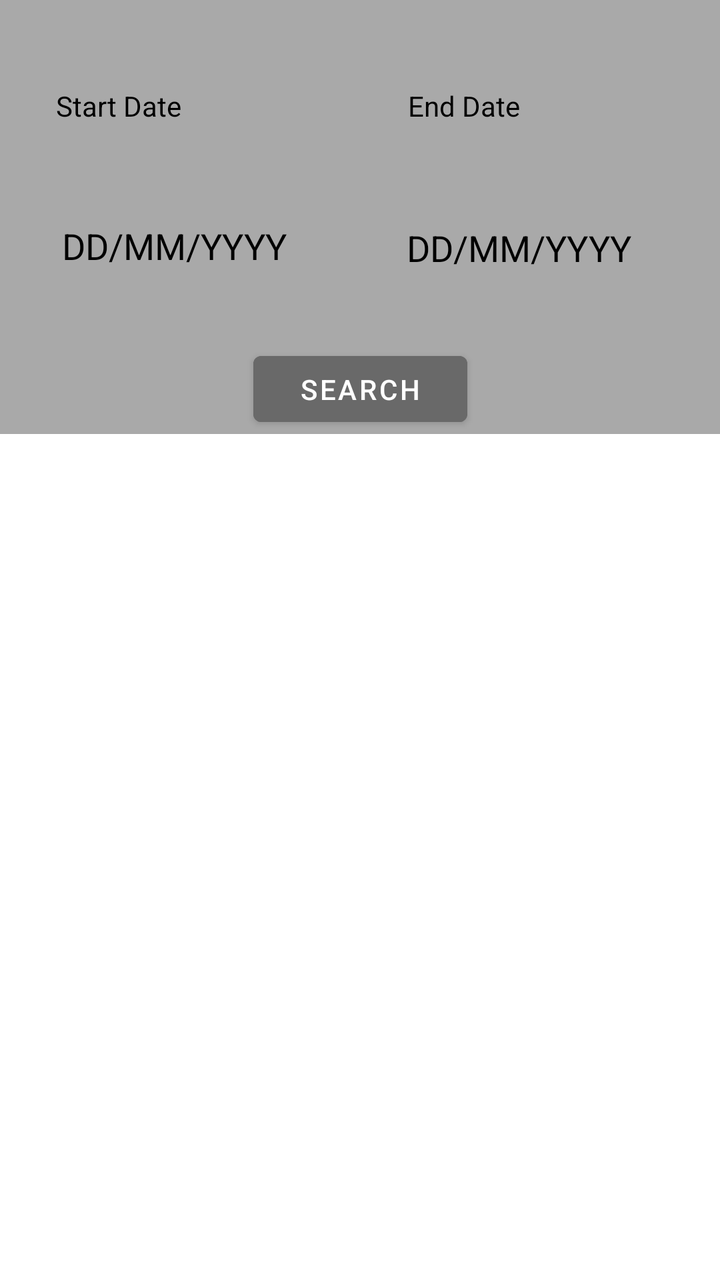
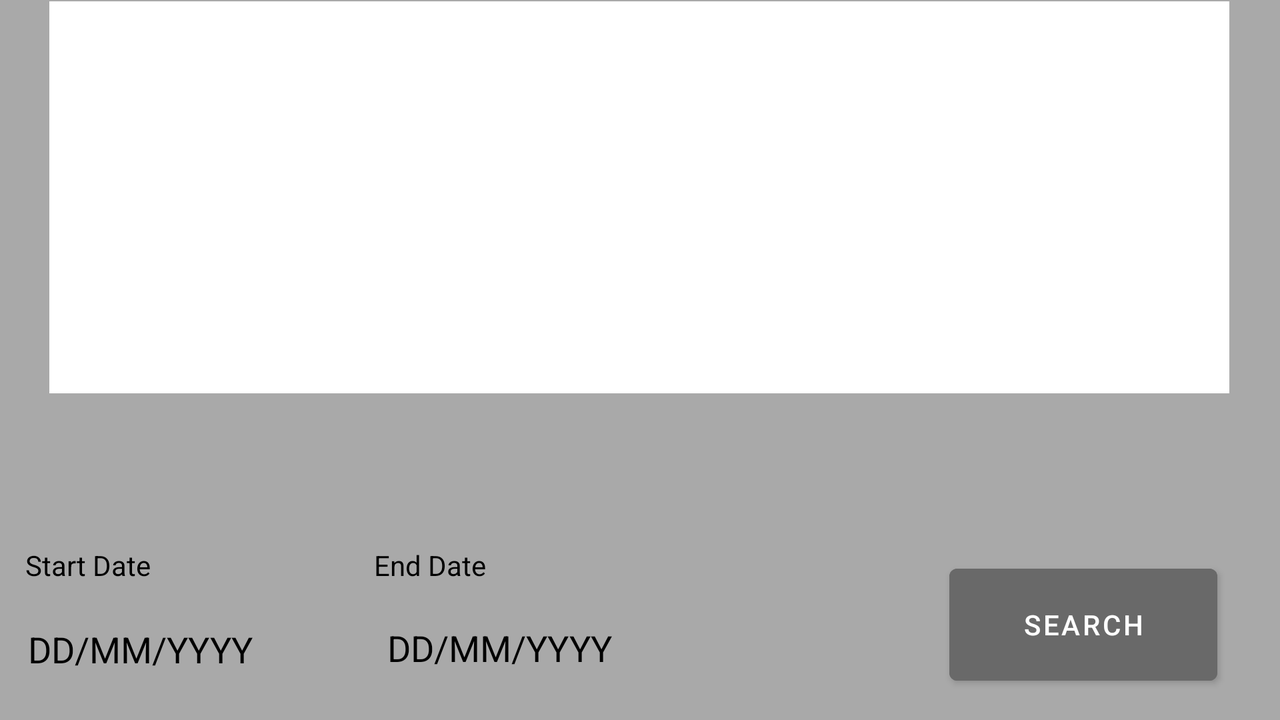

An Android layout and its configuration variant, each rendered on a device that would load it. The default file and the variant file are quoted in full after the pictures.
<!-- AndroidManifest.xml: application theme Theme.Jyogat200v5 -->
<!-- res/layout/activity_search.xml -->
<?xml version="1.0" encoding="utf-8"?>


<androidx.constraintlayout.widget.ConstraintLayout xmlns:android="http://schemas.android.com/apk/res/android"
    xmlns:app="http://schemas.android.com/apk/res-auto"
    xmlns:tools="http://schemas.android.com/tools"
    android:layout_width="match_parent"
    android:layout_height="match_parent"
    android:background="@color/DarkGray"
    tools:context=".Search">

    <EditText
        android:id="@+id/endDate"
        android:layout_width="151dp"
        android:layout_height="44dp"
        android:background="@color/DarkGray"
        android:ems="10"
        android:hint="DD/MM/YYYY"
        android:inputType="textPersonName"
        android:textColor="@color/black"
        android:textColorHint="@color/black"
        app:layout_constraintBottom_toBottomOf="parent"
        app:layout_constraintEnd_toEndOf="parent"
        app:layout_constraintHorizontal_bias="0.973"
        app:layout_constraintStart_toStartOf="parent"
        app:layout_constraintTop_toTopOf="parent"
        app:layout_constraintVertical_bias="0.171" />

    <TextView
        android:id="@+id/textView2"
        android:layout_width="wrap_content"
        android:layout_height="wrap_content"
        android:background="@color/DarkGray"
        android:text="End Date"
        android:textColor="@color/black"
        app:layout_constraintBottom_toBottomOf="parent"
        app:layout_constraintEnd_toEndOf="parent"
        app:layout_constraintHorizontal_bias="0.53"
        app:layout_constraintStart_toEndOf="@+id/textView"
        app:layout_constraintTop_toTopOf="parent"
        app:layout_constraintVertical_bias="0.07" />

    <TextView
        android:id="@+id/textView"
        android:layout_width="wrap_content"
        android:layout_height="wrap_content"
        android:layout_marginStart="28dp"
        android:background="@color/DarkGray"
        android:text="Start Date"
        android:textColor="@color/black"
        app:layout_constraintBottom_toBottomOf="parent"
        app:layout_constraintStart_toStartOf="parent"
        app:layout_constraintTop_toTopOf="parent"
        app:layout_constraintVertical_bias="0.07" />

    <EditText
        android:id="@+id/startDate"
        android:layout_width="158dp"
        android:layout_height="43dp"
        android:background="@color/DarkGray"
        android:ems="10"
        android:hint="DD/MM/YYYY"
        android:inputType="textPersonName"
        android:textColor="@color/black"
        android:textColorHint="@color/black"
        app:layout_constraintBottom_toBottomOf="parent"
        app:layout_constraintEnd_toEndOf="parent"
        app:layout_constraintHorizontal_bias="0.154"
        app:layout_constraintStart_toStartOf="parent"
        app:layout_constraintTop_toTopOf="parent"
        app:layout_constraintVertical_bias="0.17" />

    <Button
        android:id="@+id/searchButton"
        android:layout_width="107dp"
        android:layout_height="45dp"
        android:backgroundTint="#696969"
        android:text="Search"
        android:textColor="@color/white"
        app:layout_constraintBottom_toBottomOf="parent"
        app:layout_constraintEnd_toEndOf="parent"
        app:layout_constraintStart_toStartOf="parent"
        app:layout_constraintTop_toTopOf="parent"
        app:layout_constraintVertical_bias="0.289" />

    <ScrollView
        android:id="@+id/scrollView2"
        android:layout_width="0dp"
        android:layout_height="0dp"
        android:background="@color/White"
        app:layout_constraintBottom_toBottomOf="parent"
        app:layout_constraintEnd_toEndOf="parent"
        app:layout_constraintStart_toStartOf="parent"
        app:layout_constraintTop_toBottomOf="@+id/searchButton">


        <LinearLayout
            android:id="@+id/resultList"
            android:layout_width="match_parent"
            android:layout_height="wrap_content"
            android:background="@color/White"
            android:orientation="vertical" />
    </ScrollView>
</androidx.constraintlayout.widget.ConstraintLayout>
<!-- resources referenced by this layout -->
<resources>
  <color name="DarkGray">#A9A9A9</color>
  <color name="White">#FFFFFF</color>
  <color name="black">#FF000000</color>
  <color name="white">#FFFFFFFF</color>
  <style name="Theme.Jyogat200v5" parent="Theme.MaterialComponents.DayNight.DarkActionBar">
          
          <item name="colorPrimary">#FF9800</item>
          <item name="colorPrimaryVariant">@color/black</item>
          <item name="colorOnPrimary">@color/white</item>
          
          <item name="colorSecondary">@color/teal_200</item>
          <item name="colorSecondaryVariant">@color/teal_700</item>
          <item name="colorOnSecondary">@color/black</item>
          
          <item name="android:statusBarColor" tools:targetApi="l">?attr/colorPrimaryVariant</item>
          
      </style>
  <color name="teal_200">#FF03DAC5</color>
  <color name="teal_700">#FF018786</color>
</resources>
<!-- res/layout-land/activity_search.xml (the repository's variant of the layout above) -->
<!-- drawn on the phone turned sideways -->
<?xml version="1.0" encoding="utf-8"?>


<androidx.constraintlayout.widget.ConstraintLayout xmlns:android="http://schemas.android.com/apk/res/android"
    xmlns:app="http://schemas.android.com/apk/res-auto"
    xmlns:tools="http://schemas.android.com/tools"
    android:layout_width="match_parent"
    android:layout_height="match_parent"
    android:background="@color/DarkGray"
    tools:context=".Search">

    <EditText
        android:id="@+id/endDate"
        android:layout_width="151dp"
        android:layout_height="44dp"
        android:background="@color/DarkGray"
        android:ems="10"
        android:hint="DD/MM/YYYY"
        android:inputType="textPersonName"
        android:textColor="@color/black"
        android:textColorHint="@color/black"
        app:layout_constraintBottom_toBottomOf="parent"
        app:layout_constraintEnd_toEndOf="parent"
        app:layout_constraintHorizontal_bias="0.396"
        app:layout_constraintStart_toStartOf="parent"
        app:layout_constraintTop_toTopOf="parent"
        app:layout_constraintVertical_bias="0.956" />

    <TextView
        android:id="@+id/textView2"
        android:layout_width="wrap_content"
        android:layout_height="wrap_content"
        android:background="@color/DarkGray"
        android:text="End Date"
        android:textColor="@color/black"
        app:layout_constraintBottom_toBottomOf="parent"
        app:layout_constraintEnd_toEndOf="parent"
        app:layout_constraintHorizontal_bias="0.32"
        app:layout_constraintStart_toStartOf="parent"
        app:layout_constraintTop_toTopOf="parent"
        app:layout_constraintVertical_bias="0.801" />

    <TextView
        android:id="@+id/textView"
        android:layout_width="wrap_content"
        android:layout_height="wrap_content"
        android:background="@color/DarkGray"
        android:text="Start Date"
        android:textColor="@color/black"
        app:layout_constraintBottom_toBottomOf="parent"
        app:layout_constraintEnd_toEndOf="parent"
        app:layout_constraintHorizontal_bias="0.022"
        app:layout_constraintStart_toStartOf="parent"
        app:layout_constraintTop_toTopOf="parent"
        app:layout_constraintVertical_bias="0.801" />

    <EditText
        android:id="@+id/startDate"
        android:layout_width="158dp"
        android:layout_height="43dp"
        android:background="@color/DarkGray"
        android:ems="10"
        android:hint="DD/MM/YYYY"
        android:inputType="textPersonName"
        android:textColor="@color/black"
        android:textColorHint="@color/black"
        app:layout_constraintBottom_toBottomOf="parent"
        app:layout_constraintEnd_toEndOf="parent"
        app:layout_constraintHorizontal_bias="0.029"
        app:layout_constraintStart_toStartOf="parent"
        app:layout_constraintTop_toTopOf="parent"
        app:layout_constraintVertical_bias="0.956" />

    <Button
        android:id="@+id/searchButton"
        android:layout_width="134dp"
        android:layout_height="68dp"
        android:backgroundTint="#696969"
        android:text="Search"
        android:textColor="@color/white"
        app:layout_constraintBottom_toBottomOf="parent"
        app:layout_constraintEnd_toEndOf="parent"
        app:layout_constraintHorizontal_bias="0.938"
        app:layout_constraintStart_toStartOf="parent"
        app:layout_constraintTop_toTopOf="parent"
        app:layout_constraintVertical_bias="0.953" />

    <ScrollView
        android:id="@+id/scrollView2"
        android:layout_width="590dp"
        android:layout_height="196dp"
        android:background="@color/white"
        app:layout_constraintBottom_toBottomOf="parent"
        app:layout_constraintEnd_toEndOf="parent"
        app:layout_constraintHorizontal_bias="0.496"
        app:layout_constraintStart_toStartOf="parent"
        app:layout_constraintTop_toTopOf="parent"
        app:layout_constraintVertical_bias="0.004">


        <LinearLayout
            android:id="@+id/resultList"
            android:layout_width="match_parent"
            android:layout_height="wrap_content"
            android:background="@color/white"
            android:orientation="vertical" />
    </ScrollView>
</androidx.constraintlayout.widget.ConstraintLayout>
<!-- resources referenced by the variant -->
<!-- as the phone turned sideways resolves them -->
<resources>
  <color name="DarkGray">#A9A9A9</color>
  <color name="black">#FF000000</color>
  <color name="white">#FFFFFFFF</color>
  <style name="Theme.Jyogat200v5" parent="Theme.MaterialComponents.DayNight.DarkActionBar">
          
          <item name="colorPrimary">#FF9800</item>
          <item name="colorPrimaryVariant">@color/black</item>
          <item name="colorOnPrimary">@color/white</item>
          
          <item name="colorSecondary">@color/teal_200</item>
          <item name="colorSecondaryVariant">@color/teal_700</item>
          <item name="colorOnSecondary">@color/black</item>
          
          <item name="android:statusBarColor" tools:targetApi="l">?attr/colorPrimaryVariant</item>
          
      </style>
  <color name="teal_200">#FF03DAC5</color>
  <color name="teal_700">#FF018786</color>
</resources>
